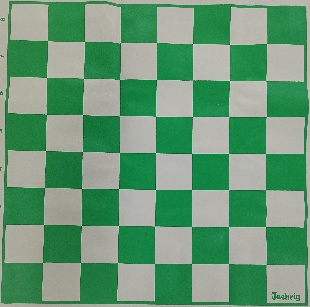
#> input picture contourscropped.jpg, 310 x 307 px
$ jupyter execute --allow-errors testes.ipynb
#> lines starting #> are read from the running program, lines starting #| are printed output that depends on the picture; after the words box and inside, x2 and y2 are one past the last pixel; in counts of white or black regions, pixels touching at a corner belong together
[cell 1]
import cv2 as cv
import numpy as np
import math
from matplotlib import pyplot as plt

[cell 2]
#read image
img = cv.imread('contourscropped.jpg')
#> img is the input picture: shape (307, 310, 3); mean B, G, R 117.9, 152.7, 104.1

#threshold on green
#defining lower and upper limits
lower = np.array([130, 130, 130])
upper = np.array([255, 255, 255])

# Create mask to only select black
thresh = cv.inRange(img, lower, upper)
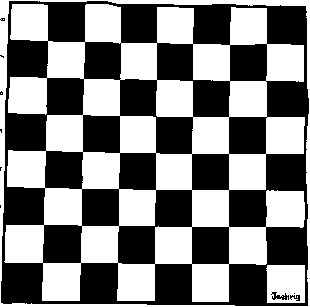
#> thresh: shape (307, 310); 50.1% white; 10 black regions (7 under 20 px)
cv.imwrite("thresh.jpg", thresh)
#> Out = True

[cell 3]
#searching for rectangles tiles on chessboard
try : contours,hierarchy = cv.findContours(image=thresh, mode=cv.RETR_TREE, method=cv.CHAIN_APPROX_NONE)
#> contours = 27 contours, 8 with area under 20; largest, box (x1, y1, x2, y2) and area: (0, 0, 310, 307) 94514, (0, 0, 310, 307) 91677, (4, 4, 305, 302) 62861, (117, 189, 193, 265) 2896, (119, 78, 194, 155) 2810
except : print('error')
#> (the rest of this cell did not finish here and is left out)

[cell 4]
# apply morphology to remove noises and letters
kernel = cv.getStructuringElement(cv.MORPH_ELLIPSE, (20,20))
morph = cv.morphologyEx(thresh, cv.MORPH_CLOSE, kernel)
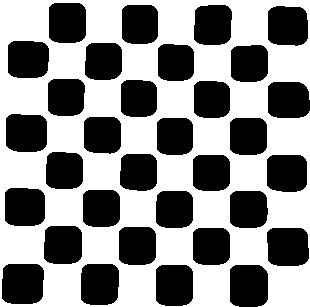
#> morph: shape (307, 310); 54.7% white; 32 black regions, largest, box (x1, y1, x2, y2) and area: (2, 264, 44, 304) 1566, (230, 265, 268, 307) 1508, (267, 228, 309, 266) 1478

#invert morp image
mask = 255 - thresh
#> mask: shape (307, 310); 49.9% white; 10 white regions (7 under 20 px), largest, box (x1, y1, x2, y2) and area: (1, 1, 309, 306) 47341, (271, 292, 289, 300) 73, (290, 295, 300, 301) 35

# apply mask to image
#result = cv.bitwise_and(img, img, mask=mask)

#cv.imshow('thresh', thresh)
cv.imshow('morph', morph)
cv.imshow('mask', mask)
#> (the rest of this cell did not finish here and is left out)
